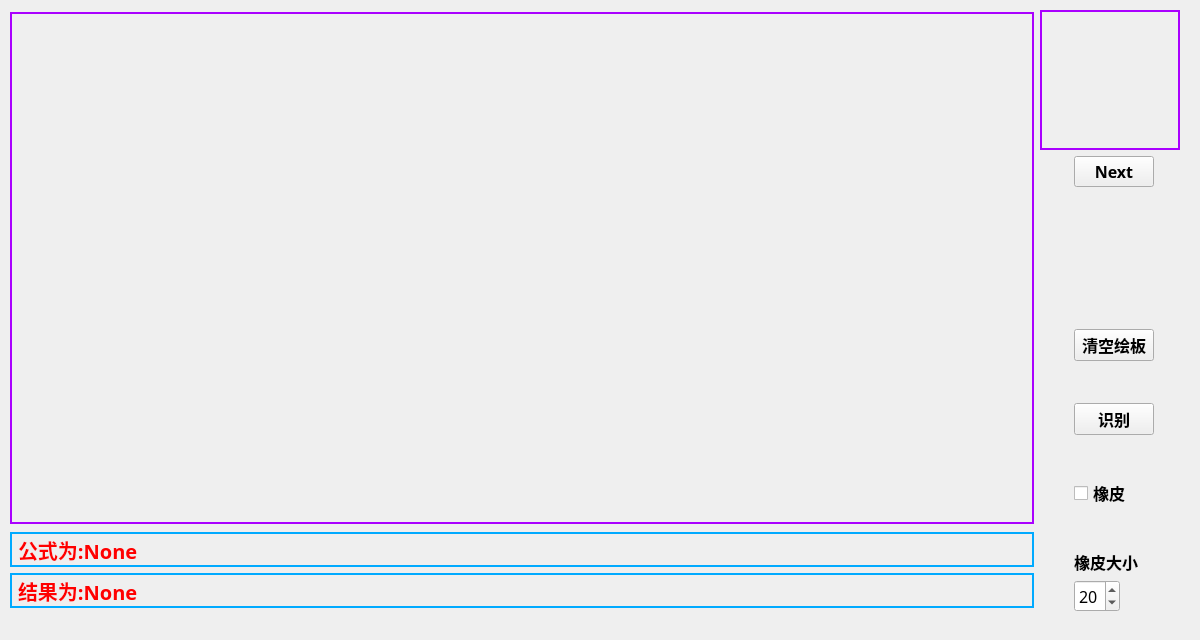
<?xml version="1.0" encoding="UTF-8"?>
<ui version="4.0">
 <class>Form</class>
 <widget class="QWidget" name="Form">
  <property name="geometry">
   <rect>
    <x>0</x>
    <y>0</y>
    <width>1200</width>
    <height>640</height>
   </rect>
  </property>
  <property name="minimumSize">
   <size>
    <width>1200</width>
    <height>640</height>
   </size>
  </property>
  <property name="maximumSize">
   <size>
    <width>1200</width>
    <height>640</height>
   </size>
  </property>
  <property name="windowTitle">
   <string>Draw_Window</string>
  </property>
  <widget class="QWidget" name="layoutWidget">
   <property name="geometry">
    <rect>
     <x>10</x>
     <y>10</y>
     <width>1179</width>
     <height>602</height>
    </rect>
   </property>
   <layout class="QHBoxLayout" name="horizontalLayout">
    <item>
     <layout class="QVBoxLayout" name="verticalLayout_2">
      <item>
       <widget class="PaintBoard" name="painboard" native="true">
        <property name="minimumSize">
         <size>
          <width>1024</width>
          <height>512</height>
         </size>
        </property>
        <property name="maximumSize">
         <size>
          <width>1024</width>
          <height>512</height>
         </size>
        </property>
        <property name="styleSheet">
         <string notr="true">border:2px solid rgb(170, 0, 255);</string>
        </property>
       </widget>
      </item>
      <item>
       <layout class="QVBoxLayout" name="verticalLayout">
        <item>
         <widget class="QLabel" name="func_label">
          <property name="minimumSize">
           <size>
            <width>1024</width>
            <height>35</height>
           </size>
          </property>
          <property name="maximumSize">
           <size>
            <width>1024</width>
            <height>35</height>
           </size>
          </property>
          <property name="palette">
           <palette>
            <active>
             <colorrole role="WindowText">
              <brush brushstyle="SolidPattern">
               <color alpha="255">
                <red>255</red>
                <green>0</green>
                <blue>0</blue>
               </color>
              </brush>
             </colorrole>
             <colorrole role="Text">
              <brush brushstyle="SolidPattern">
               <color alpha="255">
                <red>255</red>
                <green>0</green>
                <blue>0</blue>
               </color>
              </brush>
             </colorrole>
             <colorrole role="ButtonText">
              <brush brushstyle="SolidPattern">
               <color alpha="255">
                <red>255</red>
                <green>0</green>
                <blue>0</blue>
               </color>
              </brush>
             </colorrole>
             <colorrole role="PlaceholderText">
              <brush brushstyle="NoBrush">
               <color alpha="128">
                <red>255</red>
                <green>0</green>
                <blue>0</blue>
               </color>
              </brush>
             </colorrole>
            </active>
            <inactive>
             <colorrole role="WindowText">
              <brush brushstyle="SolidPattern">
               <color alpha="255">
                <red>255</red>
                <green>0</green>
                <blue>0</blue>
               </color>
              </brush>
             </colorrole>
             <colorrole role="Text">
              <brush brushstyle="SolidPattern">
               <color alpha="255">
                <red>255</red>
                <green>0</green>
                <blue>0</blue>
               </color>
              </brush>
             </colorrole>
             <colorrole role="ButtonText">
              <brush brushstyle="SolidPattern">
               <color alpha="255">
                <red>255</red>
                <green>0</green>
                <blue>0</blue>
               </color>
              </brush>
             </colorrole>
             <colorrole role="PlaceholderText">
              <brush brushstyle="NoBrush">
               <color alpha="128">
                <red>255</red>
                <green>0</green>
                <blue>0</blue>
               </color>
              </brush>
             </colorrole>
            </inactive>
            <disabled>
             <colorrole role="WindowText">
              <brush brushstyle="SolidPattern">
               <color alpha="255">
                <red>255</red>
                <green>0</green>
                <blue>0</blue>
               </color>
              </brush>
             </colorrole>
             <colorrole role="Text">
              <brush brushstyle="SolidPattern">
               <color alpha="255">
                <red>255</red>
                <green>0</green>
                <blue>0</blue>
               </color>
              </brush>
             </colorrole>
             <colorrole role="ButtonText">
              <brush brushstyle="SolidPattern">
               <color alpha="255">
                <red>255</red>
                <green>0</green>
                <blue>0</blue>
               </color>
              </brush>
             </colorrole>
             <colorrole role="PlaceholderText">
              <brush brushstyle="NoBrush">
               <color alpha="128">
                <red>255</red>
                <green>0</green>
                <blue>0</blue>
               </color>
              </brush>
             </colorrole>
            </disabled>
           </palette>
          </property>
          <property name="font">
           <font>
            <family>幼圆</family>
            <pointsize>15</pointsize>
            <weight>75</weight>
            <bold>true</bold>
           </font>
          </property>
          <property name="acceptDrops">
           <bool>false</bool>
          </property>
          <property name="styleSheet">
           <string notr="true">color: rgb(255, 0, 0);
border:2px solid rgb(0, 170, 255);
</string>
          </property>
          <property name="text">
           <string>公式为:None</string>
          </property>
          <property name="scaledContents">
           <bool>false</bool>
          </property>
         </widget>
        </item>
        <item>
         <widget class="QLabel" name="res_label">
          <property name="minimumSize">
           <size>
            <width>1024</width>
            <height>35</height>
           </size>
          </property>
          <property name="maximumSize">
           <size>
            <width>1024</width>
            <height>35</height>
           </size>
          </property>
          <property name="font">
           <font>
            <family>幼圆</family>
            <pointsize>15</pointsize>
            <weight>75</weight>
            <bold>true</bold>
           </font>
          </property>
          <property name="styleSheet">
           <string notr="true">color: rgb(255, 0, 0);
border:2px solid rgb(0, 170, 255);</string>
          </property>
          <property name="text">
           <string>结果为:None</string>
          </property>
         </widget>
        </item>
       </layout>
      </item>
     </layout>
    </item>
    <item>
     <layout class="QVBoxLayout" name="verticalLayout_3">
      <item>
       <widget class="QLabel" name="pic_label">
        <property name="minimumSize">
         <size>
          <width>140</width>
          <height>140</height>
         </size>
        </property>
        <property name="maximumSize">
         <size>
          <width>140</width>
          <height>140</height>
         </size>
        </property>
        <property name="styleSheet">
         <string notr="true">border:2px solid rgb(170, 0, 255);</string>
        </property>
        <property name="text">
         <string/>
        </property>
       </widget>
      </item>
      <item>
       <layout class="QFormLayout" name="formLayout">
        <property name="sizeConstraint">
         <enum>QLayout::SetDefaultConstraint</enum>
        </property>
        <property name="fieldGrowthPolicy">
         <enum>QFormLayout::FieldsStayAtSizeHint</enum>
        </property>
        <property name="rowWrapPolicy">
         <enum>QFormLayout::WrapLongRows</enum>
        </property>
        <property name="labelAlignment">
         <set>Qt::AlignBottom|Qt::AlignHCenter</set>
        </property>
        <property name="formAlignment">
         <set>Qt::AlignBottom|Qt::AlignHCenter</set>
        </property>
        <item row="0" column="0">
         <widget class="QPushButton" name="Next_button">
          <property name="font">
           <font>
            <family>幼圆</family>
            <pointsize>12</pointsize>
            <weight>75</weight>
            <bold>true</bold>
           </font>
          </property>
          <property name="text">
           <string>Next</string>
          </property>
         </widget>
        </item>
        <item row="2" column="0">
         <widget class="QPushButton" name="clean_button">
          <property name="font">
           <font>
            <family>幼圆</family>
            <pointsize>12</pointsize>
            <weight>75</weight>
            <bold>true</bold>
           </font>
          </property>
          <property name="text">
           <string>清空绘板</string>
          </property>
         </widget>
        </item>
        <item row="4" column="0">
         <widget class="QPushButton" name="use_model_button">
          <property name="font">
           <font>
            <family>幼圆</family>
            <pointsize>12</pointsize>
            <weight>75</weight>
            <bold>true</bold>
           </font>
          </property>
          <property name="text">
           <string>识别</string>
          </property>
         </widget>
        </item>
        <item row="6" column="0">
         <widget class="QCheckBox" name="eraser_check">
          <property name="font">
           <font>
            <family>幼圆</family>
            <pointsize>12</pointsize>
            <weight>75</weight>
            <bold>true</bold>
           </font>
          </property>
          <property name="toolTipDuration">
           <number>-1</number>
          </property>
          <property name="layoutDirection">
           <enum>Qt::LeftToRight</enum>
          </property>
          <property name="autoFillBackground">
           <bool>false</bool>
          </property>
          <property name="text">
           <string>橡皮</string>
          </property>
          <property name="iconSize">
           <size>
            <width>30</width>
            <height>30</height>
           </size>
          </property>
          <property name="autoRepeat">
           <bool>false</bool>
          </property>
          <property name="autoExclusive">
           <bool>false</bool>
          </property>
          <property name="autoRepeatInterval">
           <number>100</number>
          </property>
          <property name="tristate">
           <bool>false</bool>
          </property>
         </widget>
        </item>
        <item row="8" column="0">
         <widget class="QLabel" name="eraser_label">
          <property name="font">
           <font>
            <family>幼圆</family>
            <pointsize>12</pointsize>
            <weight>75</weight>
            <bold>true</bold>
           </font>
          </property>
          <property name="layoutDirection">
           <enum>Qt::LeftToRight</enum>
          </property>
          <property name="text">
           <string>橡皮大小</string>
          </property>
         </widget>
        </item>
        <item row="9" column="0">
         <widget class="QSpinBox" name="eraser_spinbox">
          <property name="font">
           <font>
            <family>幼圆</family>
            <pointsize>12</pointsize>
            <weight>50</weight>
            <bold>false</bold>
           </font>
          </property>
          <property name="minimum">
           <number>10</number>
          </property>
          <property name="maximum">
           <number>80</number>
          </property>
          <property name="singleStep">
           <number>2</number>
          </property>
          <property name="value">
           <number>20</number>
          </property>
         </widget>
        </item>
        <item row="1" column="0">
         <spacer name="verticalSpacer">
          <property name="orientation">
           <enum>Qt::Vertical</enum>
          </property>
          <property name="sizeType">
           <enum>QSizePolicy::Preferred</enum>
          </property>
          <property name="sizeHint" stdset="0">
           <size>
            <width>40</width>
            <height>130</height>
           </size>
          </property>
         </spacer>
        </item>
        <item row="3" column="0">
         <spacer name="verticalSpacer_2">
          <property name="orientation">
           <enum>Qt::Vertical</enum>
          </property>
          <property name="sizeHint" stdset="0">
           <size>
            <width>40</width>
            <height>25</height>
           </size>
          </property>
         </spacer>
        </item>
        <item row="5" column="0">
         <spacer name="verticalSpacer_3">
          <property name="orientation">
           <enum>Qt::Vertical</enum>
          </property>
          <property name="sizeHint" stdset="0">
           <size>
            <width>40</width>
            <height>25</height>
           </size>
          </property>
         </spacer>
        </item>
        <item row="7" column="0">
         <spacer name="verticalSpacer_4">
          <property name="orientation">
           <enum>Qt::Vertical</enum>
          </property>
          <property name="sizeHint" stdset="0">
           <size>
            <width>40</width>
            <height>25</height>
           </size>
          </property>
         </spacer>
        </item>
       </layout>
      </item>
     </layout>
    </item>
   </layout>
  </widget>
 </widget>
 <customwidgets>
  <customwidget>
   <class>PaintBoard</class>
   <extends>QWidget</extends>
   <header>PaintBoard</header>
   <container>1</container>
  </customwidget>
 </customwidgets>
 <resources/>
 <connections>
  <connection>
   <sender>clean_button</sender>
   <signal>clicked()</signal>
   <receiver>Form</receiver>
   <slot>clean_draw()</slot>
   <hints>
    <hint type="sourcelabel">
     <x>1150</x>
     <y>370</y>
    </hint>
    <hint type="destinationlabel">
     <x>1236</x>
     <y>326</y>
    </hint>
   </hints>
  </connection>
  <connection>
   <sender>use_model_button</sender>
   <signal>clicked()</signal>
   <receiver>Form</receiver>
   <slot>use_model()</slot>
   <hints>
    <hint type="sourcelabel">
     <x>1079</x>
     <y>447</y>
    </hint>
    <hint type="destinationlabel">
     <x>1207</x>
     <y>475</y>
    </hint>
   </hints>
  </connection>
  <connection>
   <sender>eraser_check</sender>
   <signal>stateChanged(int)</signal>
   <receiver>Form</receiver>
   <slot>eraser()</slot>
   <hints>
    <hint type="sourcelabel">
     <x>1136</x>
     <y>508</y>
    </hint>
    <hint type="destinationlabel">
     <x>1199</x>
     <y>547</y>
    </hint>
   </hints>
  </connection>
  <connection>
   <sender>eraser_spinbox</sender>
   <signal>valueChanged(int)</signal>
   <receiver>Form</receiver>
   <slot>change_eraser_size()</slot>
   <hints>
    <hint type="sourcelabel">
     <x>1104</x>
     <y>593</y>
    </hint>
    <hint type="destinationlabel">
     <x>1066</x>
     <y>621</y>
    </hint>
   </hints>
  </connection>
  <connection>
   <sender>Next_button</sender>
   <signal>clicked()</signal>
   <receiver>Form</receiver>
   <slot>next_pic()</slot>
   <hints>
    <hint type="sourcelabel">
     <x>1096</x>
     <y>200</y>
    </hint>
    <hint type="destinationlabel">
     <x>1190</x>
     <y>235</y>
    </hint>
   </hints>
  </connection>
 </connections>
 <slots>
  <slot>clean_draw()</slot>
  <slot>use_model()</slot>
  <slot>eraser()</slot>
  <slot>change_eraser_size()</slot>
  <slot>next_pic()</slot>
 </slots>
</ui>
